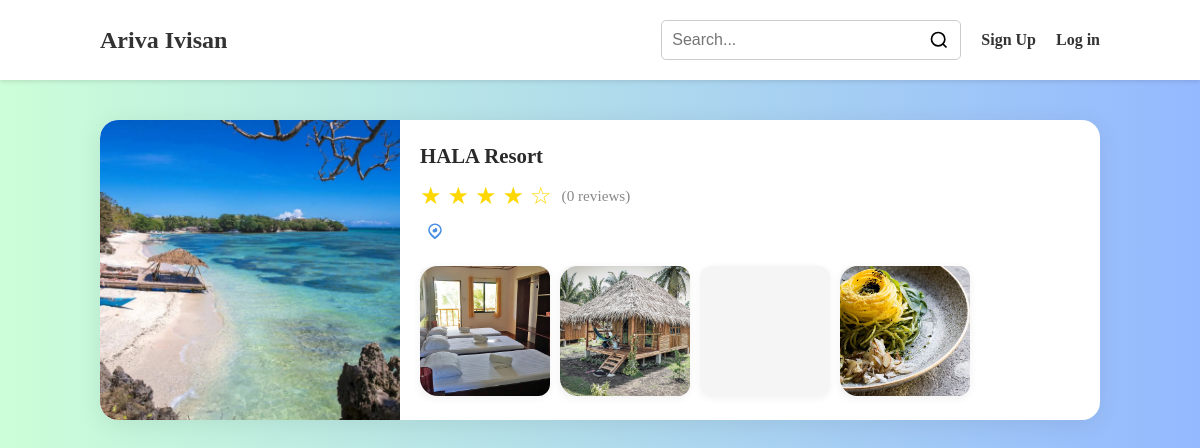
Screenshot of /browse with the database file from the repository.
### app.py (models this page shows)
class Owner(db.Model):
    id = db.Column(db.Integer, primary_key=True)
    username = db.Column(db.String(80), unique=True, nullable=False)
    password = db.Column(db.String(200), nullable=False)
    name = db.Column(db.String(120))
    email = db.Column(db.String(120))
    birthdate = db.Column(db.String(50))
    gender = db.Column(db.String(20))
    address = db.Column(db.String(200))
    resort_address = db.Column(db.String(200))
    age = db.Column(db.String(10))
    contact_number = db.Column(db.String(30))
    facebook = db.Column(db.String(120))
    resort_name = db.Column(db.String(200))
    business_id = db.Column(db.String(120))
    tax_id = db.Column(db.String(120))
    bank_account = db.Column(db.String(120))
    gcash = db.Column(db.String(120))
    paymaya = db.Column(db.String(120))
    paypal = db.Column(db.String(120))

class Room(db.Model):
    id = db.Column(db.Integer, primary_key=True)
    owner_id = db.Column(db.Integer, db.ForeignKey('owner.id'), nullable=True)
    name = db.Column(db.String(200), nullable=False)
    price = db.Column(db.String(50))
    capacity = db.Column(db.String(20))
    other_feature2 = db.Column(db.String(200))
    other_feature3 = db.Column(db.String(200))
    other_feature5 = db.Column(db.String(200))
    image1 = db.Column(db.String(300))
    image2 = db.Column(db.String(300))
    image3 = db.Column(db.String(300))
    image4 = db.Column(db.String(300))
    image5 = db.Column(db.String(300))
    owner = db.relationship('Owner', backref=db.backref('rooms', lazy=True))

class Cottage(db.Model):
    id = db.Column(db.Integer, primary_key=True)
    owner_id = db.Column(db.Integer, db.ForeignKey('owner.id'), nullable=True)
    name = db.Column(db.String(200), nullable=False)
    price = db.Column(db.String(50))
    capacity = db.Column(db.String(20))
    beds = db.Column(db.String(20))
    other_feature2 = db.Column(db.String(200))
    other_feature3 = db.Column(db.String(200))
    other_feature5 = db.Column(db.String(200))
    image1 = db.Column(db.String(300))
    image2 = db.Column(db.String(300))
    image3 = db.Column(db.String(300))
    image4 = db.Column(db.String(300))
    image5 = db.Column(db.String(300))
    owner = db.relationship('Owner', backref=db.backref('cottages', lazy=True))

class Food(db.Model):
    id = db.Column(db.Integer, primary_key=True)
    owner_id = db.Column(db.Integer, db.ForeignKey('owner.id'), nullable=True)
    name = db.Column(db.String(200), nullable=False)
    size = db.Column(db.String(100))
    capacity = db.Column(db.String(50))
    price = db.Column(db.String(50))
    other_feature1 = db.Column(db.String(200))
    other_feature2 = db.Column(db.String(200))
    other_feature3 = db.Column(db.String(200))
    other_feature4 = db.Column(db.String(200))
    image1 = db.Column(db.String(300))
    image2 = db.Column(db.String(300))
    image3 = db.Column(db.String(300))
    image4 = db.Column(db.String(300))
    image5 = db.Column(db.String(300))
    owner = db.relationship('Owner', backref=db.backref('foods', lazy=True))

### app.py (the view)
@app.route("/browse")
def browse():
    owners = Owner.query.all()
    return render_template("browse.html", owners=owners)

### templates/browse.html (shortened to what this page needs)
<!DOCTYPE html>
<html lang="en">
<head>
</head>
<body>
    {% if session.user_id %}
        {% include 'partials/navbarLoggedInCustomer.html' %}
    {% elif session.owner_id %}
        {% include 'partials/navbarLoggedInOwner.html' %}
    {% else %}
        {% include 'partials/navbar.html' %}
    {% endif %}
    <div class="content">
        {% for owner in owners %}
        <a href="{{ url_for('view_resort_main', owner_id=owner.id) }}" style="text-decoration:none;color:inherit;">
            <div class="resort">
                <img src="/static/images/bg.webp" alt="Resort Image">
                <div class="resort-details">
                    <h1>{{ owner.resort_name }}</h1>
                    <div class="rating">
                        <div class="stars">★ ★ ★ ★ ☆</div>
                        <div class="number-of-reviews">({{ owner.reviews or '0 reviews' }})</div>
                    </div>
                    <div class="location">
                    </div>
                    <div class="offers">
                        {% set room_img = None %}
                        {% if owner.rooms and owner.rooms|length > 0 %}
                            {% set r = owner.rooms[-1] %}
                            {% set room_img = r.image1 or r.image2 or r.image3 or r.image4 or r.image5 %}
                        {% endif %}
                        <div class="room-img">
                            {% if room_img %}
                                <img src="{{ url_for('static', filename=room_img) }}" alt="Room">
                            {% endif %}
                        </div>
                        {% set cottage_img = None %}
                        {% if owner.cottages and owner.cottages|length > 0 %}
                            {% set c = owner.cottages[-1] %}
                            {% set cottage_img = c.image1 or c.image2 or c.image3 or c.image4 or c.image5 %}
                        {% endif %}
                        <div class="cottage-img">
                            {% if cottage_img %}
                                <img src="{{ url_for('static', filename=cottage_img) }}" alt="Cottage">
                            {% endif %}
                        </div>
                        <div class="activities-img">
                        </div>
                        {% set food_img = None %}
                        {% if owner.foods and owner.foods|length > 0 %}
                            {% set f = owner.foods[-1] %}
                            {% set food_img = f.image1 or f.image2 or f.image3 or f.image4 or f.image5 %}
                        {% endif %}
                        <div class="food-img">
                            {% if food_img %}
                                <img src="{{ url_for('static', filename=food_img) }}" alt="Food">
                            {% endif %}
                        </div>
                    </div>
                </div>
            </div>
        </a>
        {% endfor %}
</body>
</html>

### templates/browse.html (style rules this page uses)
* { margin: 0; padding: 0; box-sizing: border-box; }
body { height: 100vh; background: #CCFED8; background: linear-gradient(90deg, rgba(204, 254, 216, 1) 0%, rgba(148, 185, 255, 1) 100%); font-family: Georgia, 'Times New Roman', Times, serif; }
.content { display: flex; flex-direction: column; align-items: center; padding: 40px 0; height: 90vh; overflow-y: scroll; }
.resort { background: #fff; border-radius: 18px; box-shadow: 0 4px 24px rgba(0,0,0,0.08); overflow: hidden; display: flex; flex-direction: row; width: 1000px; min-height: 300px; margin-bottom: 20px; transition: transform 0.2s, box-shadow 0.2s; }
.resort img { width: 300px; height: 300px; object-fit: cover; background: #eaeaea; border-top-left-radius: 18px; border-bottom-left-radius: 18px; margin-right: 0; }
.resort-details { padding: 24px 20px; flex: 1; display: flex; flex-direction: column; justify-content: space-between; }
.resort-details h1 { font-size: 1.3rem; margin-bottom: 10px; color: #2a2a2a; }
.rating { display: flex; align-items: center; gap: 10px; margin-bottom: 8px; }
.stars { color: #FFD700; font-size: 1.5rem; }
.number-of-reviews { color: #888; font-size: 0.95rem; }
.location { color: #4a90e2; font-size: 1rem; margin-bottom: 12px; }
.offers { display: flex; gap: 10px; margin-top: 10px; }
.offers > div { width: 130px; height: 130px; background: #f5f5f5; border-radius: 12px; display: flex; align-items: center; justify-content: center; overflow: hidden; box-shadow: 0 2px 8px rgba(0,0,0,0.06); }
.offers > div img { width: 100%; height: 100%; object-fit: cover; }

### rows the page displays
Owner: resort_name "HALA Resort", reviews "0 reviews", image1 (picture)
